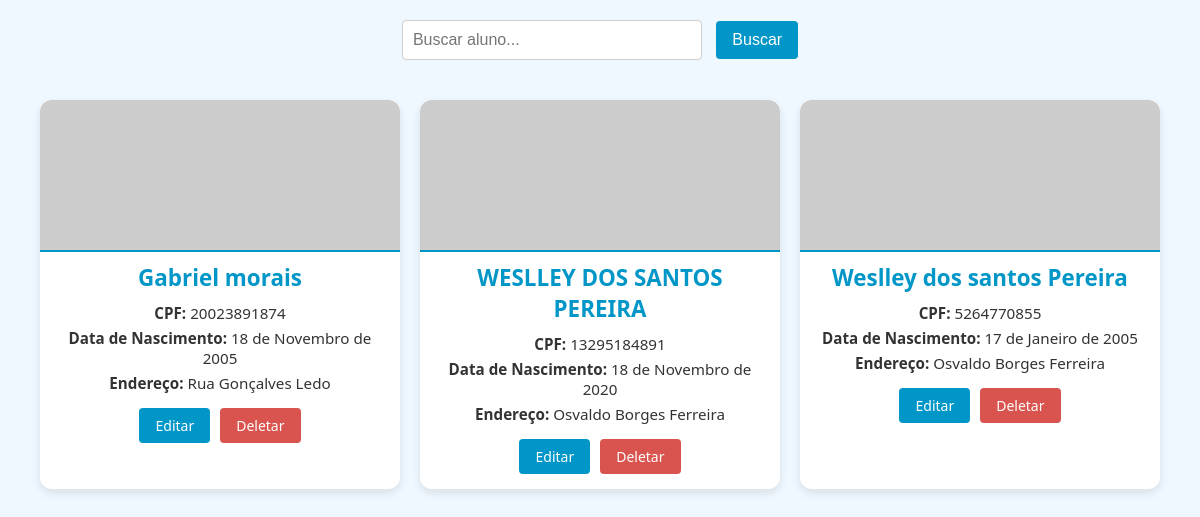
The app's page /Alunos/ with its own data.
### Alunos/models.py (models this page shows, shortened)
class Aluno(models.Model):
    id = models.AutoField(primary_key=True)
    nome = models.CharField(max_length=200)
    cpf = models.CharField(max_length=14, unique=True, null=True, blank=True)
    nascimento = models.DateField()
    endereco = models.CharField(max_length=255, null=True, blank=True)
    responsavel = models.ForeignKey('Responsavel', on_delete=models.SET_NULL, null=True, blank=True)  # Ligação com Responsavel
    photo = models.ImageField(upload_to='Alunos/', blank=True, null=True)

### Alunos/views.py (the view)
# urls.py: path('Alunos/', AlunosListView.as_view(), name='Alunos_list'),
class AlunosListView(ListView):
    model = Aluno
    template_name = 'alunos.html'
    context_object_name = 'alunos'
    def get_queryset(self):
        alunos = super().get_queryset().order_by('nome')
        search = self.request.GET.get('search')
        if search:
            alunos = alunos.filter(nome__icontains=search)
        return alunos

### Alunos/templates/Alunos.html (shortened to what this page needs)
{% block content %}
  <div class="search-form">
    <form method="GET" action="{% url 'Alunos_list' %}">
      <input type="text" name="search" placeholder="Buscar aluno..." value="{{ request.GET.search }}">
      <button type="submit">Buscar</button>
    </form>
  </div>
  <div class="aluno-grid">
    {% if alunos %}
      {% for aluno in alunos %}
        <div class="aluno-card">
          {% if aluno.photo %}
            <img src="{{ aluno.photo.url }}" alt="Foto de {{ aluno.nome }}">
          {% else %}
            <img src="https://via.placeholder.com/200" alt="Foto não disponível">
          {% endif %}
          <h2>{{ aluno.nome }}</h2>
          <p><strong>CPF:</strong> {{ aluno.cpf }}</p>
          <p><strong>Data de Nascimento:</strong> {{ aluno.nascimento }}</p>
          <p><strong>Endereço:</strong> {{ aluno.endereco }}</p>
          <div class="buttons-container">
            <a href="{% url 'Aluno_update' aluno.pk %}" class="btn">Editar</a>
            <a href="{% url 'Aluno_delete' aluno.pk %}" class="btn btn-danger">Deletar</a>
          </div>
        </div>
      {% endfor %}
    {% else %}
      <p class="no-results">Nenhum aluno encontrado.</p>
    {% endif %}
  </div>
{% endblock %}

### Alunos/templates/Alunos.html (style rules this page uses)
.aluno-grid { display: grid; grid-template-columns: repeat(auto-fill, minmax(300px, 1fr)); gap: 20px; padding: 20px; }
.aluno-card { background-color: #ffffff; box-shadow: 0 4px 10px rgba(0, 0, 0, 0.1); border-radius: 12px; overflow: hidden; text-align: center; font-family: 'Segoe UI', Tahoma, Geneva, Verdana, sans-serif; transition: all 0.3s ease; }
.aluno-card img { width: 100%; height: 150px; object-fit: cover; border-bottom: 2px solid #0096c7; }
.aluno-card h2 { font-size: 1.4rem; margin: 10px 15px; color: #0096c7; }
.aluno-card p { font-size: 0.95rem; margin: 5px 15px; color: #333333; }
.buttons-container { display: flex; justify-content: center; gap: 10px; margin: 15px 0; }
.btn { display: inline-block; background-color: #0096c7; color: #fff; border: none; padding: 8px 16px; font-size: 14px; border-radius: 4px; cursor: pointer; transition: background-color 0.3s ease-in-out; text-decoration: none !important; }
.btn-danger { background-color: #d9534f; }
.search-form { margin-bottom: 20px; text-align: center; }
.search-form input[type="text"] { padding: 10px; font-size: 16px; width: 300px; margin-right: 10px; border-radius: 4px; border: 1px solid #ccc; }
.search-form button { padding: 10px 16px; font-size: 16px; background-color: #0096c7; color: white; border: none; border-radius: 4px; cursor: pointer; }

### records on screen
Aluno: nome "Gabriel morais", cpf "20023891874", nascimento "18 de Novembro de 2005", endereco "Rua Gonçalves Ledo"
Aluno: nome "WESLLEY DOS SANTOS PEREIRA", cpf "13295184891", nascimento "18 de Novembro de 2020", endereco "Osvaldo Borges Ferreira"
Aluno: nome "Weslley dos santos Pereira", cpf "5264770855", nascimento "17 de Janeiro de 2005", endereco "Osvaldo Borges Ferreira"
